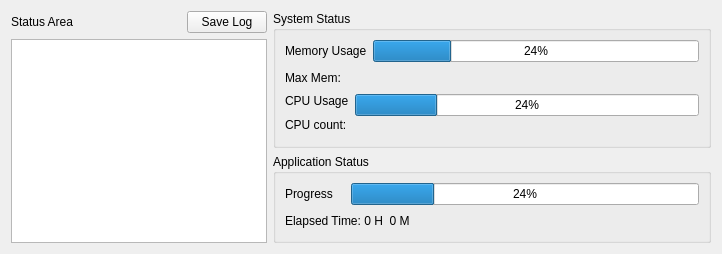
              <widget class="QWidget" name="tabWidgetFilesWorkspacesPage1_2">
               <attribute name="title">
                <string>Status</string>
               </attribute>
               <layout class="QGridLayout" name="gridLayout_18">
                <item row="0" column="0" rowspan="2">
                 <layout class="QGridLayout" name="gridLayout_14">
                  <item row="0" column="2">
                   <widget class="QPushButton" name="btnStatusLog">
                    <property name="text">
                     <string>Save Log</string>
                    </property>
                   </widget>
                  </item>
                  <item row="0" column="1">
                   <spacer name="horizontalSpacer_9">
                    <property name="orientation">
                     <enum>Qt::Horizontal</enum>
                    </property>
                    <property name="sizeHint" stdset="0">
                     <size>
                      <width>40</width>
                      <height>20</height>
                     </size>
                    </property>
                   </spacer>
                  </item>
                  <item row="0" column="0">
                   <widget class="QLabel" name="labelStatus_2">
                    <property name="text">
                     <string>Status Area</string>
                    </property>
                   </widget>
                  </item>
                  <item row="1" column="0" colspan="3">
                   <widget class="QTextEdit" name="txtStatusLog">
                    <property name="readOnly">
                     <bool>true</bool>
                    </property>
                   </widget>
                  </item>
                 </layout>
                </item>
                <item row="0" column="1">
                 <widget class="QGroupBox" name="groupBox_11">
                  <property name="font">
                   <font>
                    <weight>50</weight>
                    <bold>false</bold>
                    <underline>false</underline>
                   </font>
                  </property>
                  <property name="title">
                   <string>System Status</string>
                  </property>
                  <layout class="QVBoxLayout" name="verticalLayout_3">
                   <item>
                    <layout class="QGridLayout" name="gridLayout_17">
                     <item row="0" column="0" colspan="2">
                      <widget class="QLabel" name="label_132">
                       <property name="font">
                        <font>
                         <underline>false</underline>
                        </font>
                       </property>
                       <property name="text">
                        <string>Memory Usage</string>
                       </property>
                      </widget>
                     </item>
                     <item row="0" column="2">
                      <widget class="QProgressBar" name="prgStatusMemory">
                       <property name="sizePolicy">
                        <sizepolicy hsizetype="Expanding" vsizetype="Preferred">
                         <horstretch>0</horstretch>
                         <verstretch>0</verstretch>
                        </sizepolicy>
                       </property>
                       <property name="value">
                        <number>24</number>
                       </property>
                      </widget>
                     </item>
                     <item row="1" column="0">
                      <widget class="QLabel" name="labelMaxMem_2">
                       <property name="text">
                        <string>Max Mem:</string>
                       </property>
                      </widget>
                     </item>
                     <item row="1" column="1" colspan="2">
                      <spacer name="horizontalSpacer_12">
                       <property name="orientation">
                        <enum>Qt::Horizontal</enum>
                       </property>
                       <property name="sizeHint" stdset="0">
                        <size>
                         <width>77</width>
                         <height>20</height>
                        </size>
                       </property>
                      </spacer>
                     </item>
                    </layout>
                   </item>
                   <item>
                    <layout class="QGridLayout" name="gridLayout_16">
                     <item row="0" column="0">
                      <widget class="QLabel" name="label_164">
                       <property name="font">
                        <font>
                         <underline>false</underline>
                        </font>
                       </property>
                       <property name="text">
                        <string>CPU Usage</string>
                       </property>
                      </widget>
                     </item>
                     <item row="0" column="1" rowspan="2">
                      <widget class="QProgressBar" name="prgStatusCPUUsage">
                       <property name="sizePolicy">
                        <sizepolicy hsizetype="Expanding" vsizetype="Preferred">
                         <horstretch>0</horstretch>
                         <verstretch>0</verstretch>
                        </sizepolicy>
                       </property>
                       <property name="value">
                        <number>24</number>
                       </property>
                      </widget>
                     </item>
                     <item row="1" column="0" rowspan="2">
                      <widget class="QLabel" name="labelCPUCount_2">
                       <property name="text">
                        <string>CPU count:</string>
                       </property>
                      </widget>
                     </item>
                     <item row="2" column="1">
                      <spacer name="horizontalSpacer_13">
                       <property name="orientation">
                        <enum>Qt::Horizontal</enum>
                       </property>
                       <property name="sizeHint" stdset="0">
                        <size>
                         <width>40</width>
                         <height>20</height>
                        </size>
                       </property>
                      </spacer>
                     </item>
                    </layout>
                   </item>
                  </layout>
                 </widget>
                </item>
                <item row="1" column="1">
                 <widget class="QGroupBox" name="groupBox_7">
                  <property name="font">
                   <font>
                    <underline>false</underline>
                   </font>
                  </property>
                  <property name="title">
                   <string>Application Status</string>
                  </property>
                  <layout class="QGridLayout" name="gridLayout_15">
                   <item row="1" column="0" colspan="2">
                    <widget class="QLabel" name="labelElapsedTime_2">
                     <property name="text">
                      <string>Elapsed Time: 0 H  0 M</string>
                     </property>
                    </widget>
                   </item>
                   <item row="0" column="0">
                    <widget class="QLabel" name="label_108">
                     <property name="text">
                      <string>Progress</string>
                     </property>
                    </widget>
                   </item>
                   <item row="1" column="2">
                    <spacer name="horizontalSpacer_10">
                     <property name="orientation">
                      <enum>Qt::Horizontal</enum>
                     </property>
                     <property name="sizeHint" stdset="0">
                      <size>
                       <width>277</width>
                       <height>20</height>
                      </size>
                     </property>
                    </spacer>
                   </item>
                   <item row="0" column="1" colspan="3">
                    <widget class="QProgressBar" name="prgStatusProgress">
                     <property name="sizePolicy">
                      <sizepolicy hsizetype="Expanding" vsizetype="MinimumExpanding">
                       <horstretch>0</horstretch>
                       <verstretch>0</verstretch>
                      </sizepolicy>
                     </property>
                     <property name="value">
                      <number>24</number>
                     </property>
                    </widget>
                   </item>
                  </layout>
                 </widget>
                </item>
               </layout>
              </widget>
